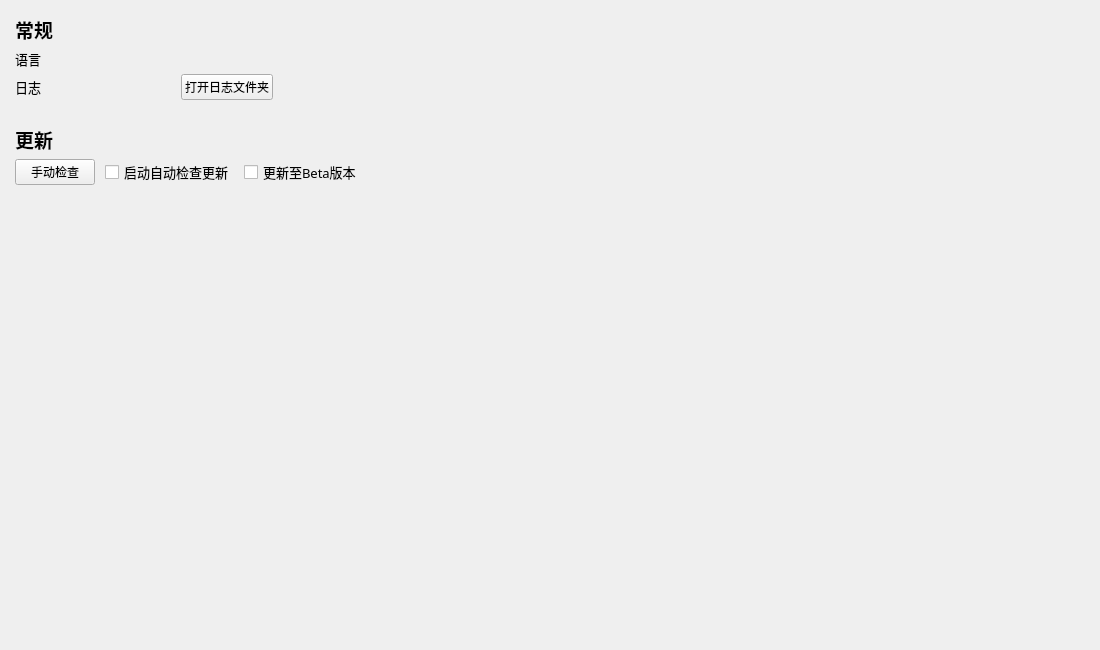
<?xml version="1.0" encoding="UTF-8"?>
<ui version="4.0">
 <class>setting</class>
 <widget class="QWidget" name="setting">
  <property name="geometry">
   <rect>
    <x>0</x>
    <y>0</y>
    <width>1100</width>
    <height>650</height>
   </rect>
  </property>
  <property name="minimumSize">
   <size>
    <width>1100</width>
    <height>650</height>
   </size>
  </property>
  <property name="maximumSize">
   <size>
    <width>1100</width>
    <height>650</height>
   </size>
  </property>
  <property name="windowTitle">
   <string>Form</string>
  </property>
  <property name="styleSheet">
   <string notr="true"/>
  </property>
  <widget class="QWidget" name="verticalLayoutWidget">
   <property name="geometry">
    <rect>
     <x>0</x>
     <y>0</y>
     <width>1101</width>
     <height>651</height>
    </rect>
   </property>
   <layout class="QVBoxLayout" name="verticalLayout">
    <property name="spacing">
     <number>5</number>
    </property>
    <property name="leftMargin">
     <number>5</number>
    </property>
    <property name="topMargin">
     <number>5</number>
    </property>
    <property name="rightMargin">
     <number>5</number>
    </property>
    <property name="bottomMargin">
     <number>5</number>
    </property>
    <item>
     <layout class="QVBoxLayout" name="verticalLayout_3">
      <property name="spacing">
       <number>5</number>
      </property>
      <property name="leftMargin">
       <number>10</number>
      </property>
      <property name="topMargin">
       <number>10</number>
      </property>
      <property name="rightMargin">
       <number>10</number>
      </property>
      <property name="bottomMargin">
       <number>10</number>
      </property>
      <item>
       <widget class="QLabel" name="label_2">
        <property name="maximumSize">
         <size>
          <width>16777215</width>
          <height>16777215</height>
         </size>
        </property>
        <property name="font">
         <font>
          <family>Microsoft JhengHei</family>
          <pointsize>14</pointsize>
          <weight>75</weight>
          <bold>true</bold>
         </font>
        </property>
        <property name="text">
         <string>常规</string>
        </property>
       </widget>
      </item>
      <item>
       <layout class="QHBoxLayout" name="horizontalLayout_3">
        <property name="spacing">
         <number>10</number>
        </property>
        <property name="leftMargin">
         <number>0</number>
        </property>
        <property name="topMargin">
         <number>0</number>
        </property>
        <property name="rightMargin">
         <number>0</number>
        </property>
        <property name="bottomMargin">
         <number>0</number>
        </property>
        <item>
         <widget class="QLabel" name="label_3">
          <property name="font">
           <font>
            <family>Microsoft JhengHei</family>
            <pointsize>10</pointsize>
           </font>
          </property>
          <property name="text">
           <string>语言</string>
          </property>
         </widget>
        </item>
        <item>
         <widget class="ElePySelect" name="selLang" native="true">
          <property name="minimumSize">
           <size>
            <width>120</width>
            <height>0</height>
           </size>
          </property>
          <property name="maximumSize">
           <size>
            <width>120</width>
            <height>16777215</height>
           </size>
          </property>
         </widget>
        </item>
        <item>
         <spacer name="horizontalSpacer_2">
          <property name="orientation">
           <enum>Qt::Horizontal</enum>
          </property>
          <property name="sizeHint" stdset="0">
           <size>
            <width>40</width>
            <height>20</height>
           </size>
          </property>
         </spacer>
        </item>
       </layout>
      </item>
      <item>
       <layout class="QHBoxLayout" name="horizontalLayout_4">
        <property name="spacing">
         <number>10</number>
        </property>
        <property name="leftMargin">
         <number>0</number>
        </property>
        <property name="topMargin">
         <number>0</number>
        </property>
        <property name="rightMargin">
         <number>0</number>
        </property>
        <property name="bottomMargin">
         <number>0</number>
        </property>
        <item>
         <widget class="QLabel" name="label_4">
          <property name="font">
           <font>
            <family>Microsoft JhengHei</family>
            <pointsize>10</pointsize>
           </font>
          </property>
          <property name="text">
           <string>日志</string>
          </property>
         </widget>
        </item>
        <item>
         <widget class="ElePySelect" name="selLogLevel" native="true">
          <property name="minimumSize">
           <size>
            <width>120</width>
            <height>0</height>
           </size>
          </property>
          <property name="maximumSize">
           <size>
            <width>120</width>
            <height>16777215</height>
           </size>
          </property>
         </widget>
        </item>
        <item>
         <widget class="ElePyButton" name="openLogFileBtn">
          <property name="text">
           <string>打开日志文件夹</string>
          </property>
         </widget>
        </item>
        <item>
         <spacer name="horizontalSpacer_3">
          <property name="orientation">
           <enum>Qt::Horizontal</enum>
          </property>
          <property name="sizeHint" stdset="0">
           <size>
            <width>40</width>
            <height>20</height>
           </size>
          </property>
         </spacer>
        </item>
       </layout>
      </item>
     </layout>
    </item>
    <item>
     <layout class="QVBoxLayout" name="verticalLayout_2">
      <property name="spacing">
       <number>5</number>
      </property>
      <property name="leftMargin">
       <number>10</number>
      </property>
      <property name="topMargin">
       <number>10</number>
      </property>
      <property name="rightMargin">
       <number>10</number>
      </property>
      <property name="bottomMargin">
       <number>10</number>
      </property>
      <item>
       <widget class="QLabel" name="label">
        <property name="maximumSize">
         <size>
          <width>16777215</width>
          <height>16777215</height>
         </size>
        </property>
        <property name="font">
         <font>
          <family>Microsoft JhengHei</family>
          <pointsize>14</pointsize>
          <weight>75</weight>
          <bold>true</bold>
         </font>
        </property>
        <property name="text">
         <string>更新</string>
        </property>
       </widget>
      </item>
      <item>
       <layout class="QHBoxLayout" name="horizontalLayout_2">
        <property name="spacing">
         <number>10</number>
        </property>
        <property name="leftMargin">
         <number>0</number>
        </property>
        <property name="topMargin">
         <number>0</number>
        </property>
        <property name="rightMargin">
         <number>0</number>
        </property>
        <property name="bottomMargin">
         <number>0</number>
        </property>
        <item>
         <widget class="ElePyButton" name="checkoutUpdateBtn">
          <property name="text">
           <string>手动检查</string>
          </property>
         </widget>
        </item>
        <item>
         <widget class="QCheckBox" name="isAutoCheck">
          <property name="font">
           <font>
            <family>Microsoft JhengHei</family>
            <pointsize>10</pointsize>
           </font>
          </property>
          <property name="text">
           <string>启动自动检查更新</string>
          </property>
         </widget>
        </item>
        <item>
         <widget class="QCheckBox" name="isAutoCheckBeta">
          <property name="font">
           <font>
            <family>Microsoft JhengHei</family>
            <pointsize>10</pointsize>
           </font>
          </property>
          <property name="text">
           <string>更新至Beta版本</string>
          </property>
         </widget>
        </item>
        <item>
         <spacer name="horizontalSpacer">
          <property name="orientation">
           <enum>Qt::Horizontal</enum>
          </property>
          <property name="sizeHint" stdset="0">
           <size>
            <width>40</width>
            <height>20</height>
           </size>
          </property>
         </spacer>
        </item>
       </layout>
      </item>
     </layout>
    </item>
    <item>
     <spacer name="verticalSpacer">
      <property name="orientation">
       <enum>Qt::Vertical</enum>
      </property>
      <property name="sizeHint" stdset="0">
       <size>
        <width>20</width>
        <height>40</height>
       </size>
      </property>
     </spacer>
    </item>
   </layout>
  </widget>
 </widget>
 <customwidgets>
  <customwidget>
   <class>ElePyButton</class>
   <extends>QPushButton</extends>
   <header>src/rightClickHelper/component/form/elePyButton.h</header>
  </customwidget>
  <customwidget>
   <class>ElePySelect</class>
   <extends>QWidget</extends>
   <header>src/rightClickHelper/component/form/elePySelect.h</header>
   <container>1</container>
  </customwidget>
 </customwidgets>
 <resources/>
 <connections/>
</ui>
